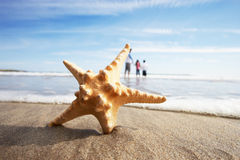
#> input picture opencv/3d.jpg, 240 x 160 px, given in place of the camera
$ python edgedet.py   (older library calls are emulated)
#> lines starting #> are read from the running program, lines starting #| are printed output that depends on the picture
import cv2
import numpy as np

cap = cv2.VideoCapture(0)

while True :
	_,img = cap.read()
#> img is the input picture: shape (160, 240, 3); mean B, G, R 183.4, 181.9, 178.7
	laplacian = cv2.Laplacian(img,cv2.CV_64F)
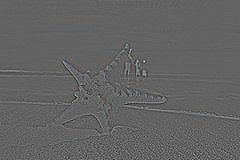
#> laplacian: shape (160, 240, 3) float64; mean B, G, R 0, 0, 0; drawn with min black and max white
	sobelx = cv2.Sobel(img,cv2.CV_64F,1,0,ksize = 5)
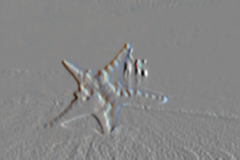
#> sobelx: shape (160, 240, 3) float64; mean B, G, R 26, 32.1, 32.9; drawn with min black and max white
	sobely = cv2.Sobel(img,cv2.CV_64F,0,1,ksize = 5)
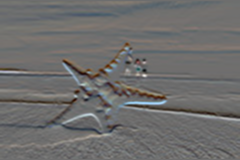
#> sobely: shape (160, 240, 3) float64; mean B, G, R -95.1, -45.3, -0.7; drawn with min black and max white
	canny = cv2.Canny(img,70,140)
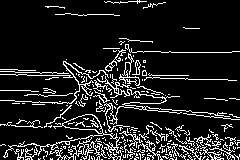
#> canny: shape (160, 240); 12.6% white in thin lines or dots

	cv2.imshow('original',img)

	# cv2.imshow('laplacian',laplacian)

	# cv2.imshow('sobelx',sobelx)
	# cv2.imshow('sobely',sobely)
	cv2.imshow('canny',canny)
	if cv2.waitKey(1) & 0xFF ==ord('q'):
#> (key q is pressed here)
		break


cv2.destroyAllWindows()
cap.release()
